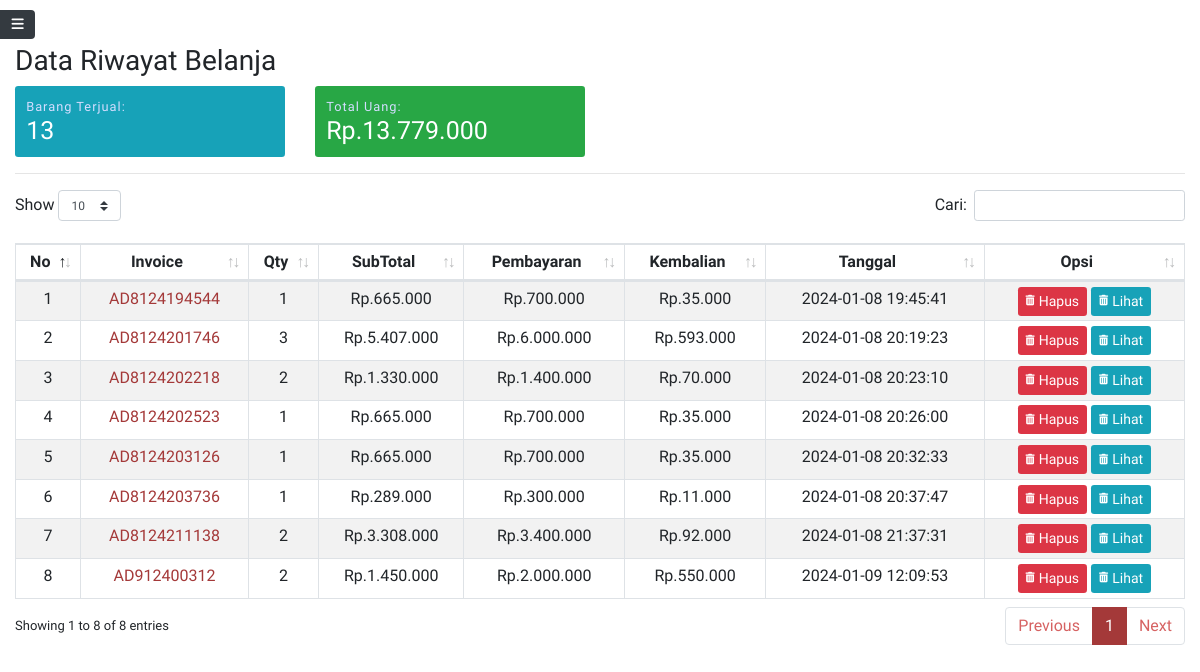
The app's page /laporan.php (signed in) with its own data.
### tables this page shows
CREATE TABLE `inv`  (
  `invid` int NOT NULL,
  `invoice` varchar(100) NOT NULL,
  `tgl_inv` timestamp NOT NULL DEFAULT current_timestamp ON UPDATE CURRENT_TIMESTAMP,
  `pembayaran` int NOT NULL,
  `kembalian` int NOT NULL,
  `status` varchar(10) NOT NULL,
  `toko` varchar(255) NOT NULL
);

### laporan.php (the view, shortened to what this page needs)
<?php include 'sidebar.php'; ?>
<?php
$i1 = mysqli_fetch_assoc(mysqli_query($conn, "SELECT SUM(qty) as totqty FROM laporan"));
$i4 = mysqli_fetch_assoc(mysqli_query($conn, "SELECT SUM(subtotal) as isub FROM laporan"));
?>
<br>
<h1 class="h3 mb-2">Data Riwayat Belanja</h1>
<div class="row">
  <div class="col-6 col-sm-6 col-md-3 col-lg-3 m-pr-1 m-mb-1">
    <div class="box-laporan bg-info">
      <p class="small mb-0">Barang Terjual:</p>
      <h5 class="mb-0"><?php echo ribuan($i1['totqty']); ?></h5>
    </div>
  </div>
  <div class="col-6 col-sm-6 col-md-3 col-lg-3 m-pl-1">
    <div class="box-laporan bg-success">
      <p class="small mb-0">Total Uang:</p>
      <h5 class="mb-0">Rp.<?php echo ribuan($i4['isub']); ?></h5>
    </div>
  </div>
</div>
<hr>
<table class="table table-striped table-sm table-bordered dt-responsive nowrap" id="table" width="100%">
  <thead>
    <tr class="text-center">
      <th>No</th>
      <th>Invoice</th>
      <th>Qty</th>
      <th>SubTotal</th>
      <th>Pembayaran</th>
      <th>Kembalian</th>
      <th>Tanggal</th>
      <th>Opsi</th>
    </tr>
  </thead>
  <tbody>
    <?php
    $no = 1;
    $data_laporan = mysqli_query($conn, "SELECT * FROM inv WHERE status='selesai' ORDER BY invid ASC");
    while ($d = mysqli_fetch_array($data_laporan)) {
      $oninv = $d['invoice'];
    ?>
      <tr class="text-center">
        <td><?php echo $no++; ?></td>
        <td><a href="invoice.php?detail=<?php echo $oninv ?>"><?php echo $d['invoice']; ?></a></td>
        <td>
          <?php
            $result1 = mysqli_query($conn, "SELECT SUM(qty) AS count FROM laporan WHERE invoice='$oninv'");
            $cekrow = mysqli_num_rows($result1);
            $row1 = mysqli_fetch_assoc($result1);
            $count = $row1['count'];
            if ($cekrow > 0) {
              echo ribuan($count);
            } else {
              echo '0';
            } ?>
            </td>
        <td>Rp.<?php
                $result2 = mysqli_query($conn, "SELECT SUM(subtotal) AS count1 FROM laporan WHERE invoice='$oninv'");
                $cekrow1 = mysqli_num_rows($result2);
                $row2 = mysqli_fetch_assoc($result2);
                $count1 = $row2['count1'];
                if ($cekrow1 > 0) {
                  echo ribuan($count1);
                } else {
                  echo '0';
                } ?></td>
        <td>Rp.<?php echo ribuan($d['pembayaran']); ?></td>
        <td>Rp.<?php echo ribuan($d['kembalian']); ?></td>
        <td><?php echo $d['tgl_inv']; ?></td>
        <td>
          <form method="post">
            <button type="submit" name="Remove" class="btn btn-danger btn-sm">
              <i class="fas fa-trash-alt fa-xs mr-1"></i>Hapus</button>
              <a href="invoice.php?detail=<?php echo $oninv ?>">
                <div  class="btn btn-info btn-sm">
                  <i class="fas fa-trash-alt fa-xs mr-1"></i>Lihat</div>
                </a>
          </form>
        </td>
      </tr>
    <?php } ?>
  </tbody>
</table>
<?php include 'footer.php'; ?>

### assets/css/style.css (style rules this page uses)
html, body { font-size: 1rem; scroll-behavior: smooth; font-family: 'Signika', sans-serif; }
a { text-decoration: none !important; }
.btn, .btn:focus, .btn:hover, .btn:active { border: none !important; }
.box-laporan { padding: 0.7rem; background: #4c6; border-radius: 0.2rem; background-color: #525965; }
.box-laporan p { color: #d4ddff; letter-spacing: 1px; }
.box-laporan h5 { color: #ffffff; font-size: 25px; }

### records on screen
inv: invoice "AD8124194544", count "1", count1 "665.000", pembayaran "700.000", kembalian "35.000", tgl_inv "2024-01-08 19:45:41"
inv: invoice "AD8124201746", count "3", count1 "5.407.000", pembayaran "6.000.000", kembalian "593.000", tgl_inv "2024-01-08 20:19:23"
inv: invoice "AD8124202218", count "2", count1 "1.330.000", pembayaran "1.400.000", kembalian "70.000", tgl_inv "2024-01-08 20:23:10"
inv: invoice "AD8124202523", count "1", count1 "665.000", pembayaran "700.000", kembalian "35.000", tgl_inv "2024-01-08 20:26:00"
inv: invoice "AD8124203126", count "1", count1 "665.000", pembayaran "700.000", kembalian "35.000", tgl_inv "2024-01-08 20:32:33"
inv: invoice "AD8124203736", count "1", count1 "289.000", pembayaran "300.000", kembalian "11.000", tgl_inv "2024-01-08 20:37:47"
inv: invoice "AD8124211138", count "2", count1 "3.308.000", pembayaran "3.400.000", kembalian "92.000", tgl_inv "2024-01-08 21:37:31"
inv: invoice "AD912400312", count "2", count1 "1.450.000", pembayaran "2.000.000", kembalian "550.000", tgl_inv "2024-01-09 12:09:53"

### other values on screen
ribuan($i1['totqty']) "13"
ribuan($i4['isub']) "13.779.000"
